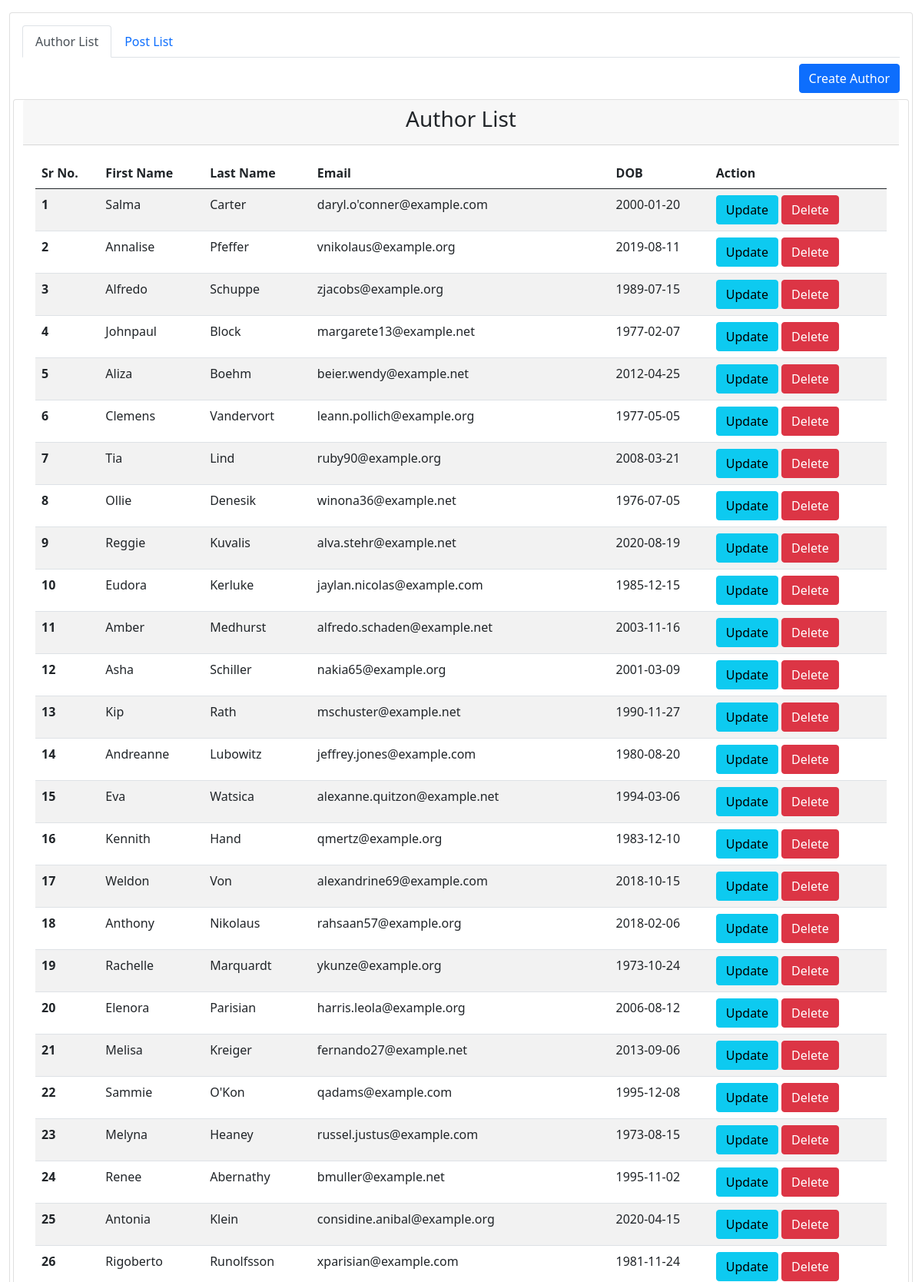
The page / (upper part) on the database its author committed.
### tables this page shows
CREATE TABLE `authors` (
  `id` int(11) NOT NULL,
  `first_name` varchar(50) NOT NULL,
  `last_name` varchar(50) NOT NULL,
  `email` varchar(100) NOT NULL,
  `birthdate` date NOT NULL,
  `added` timestamp NOT NULL DEFAULT current_timestamp()
);

### backend/fetchAllAuthors.php (called while the page is built)
<?php require './database/connection.php';
$statement = $conn->query('SELECT * FROM authors ORDER BY id desc');
$getAllAuthors = $statement->fetchAll(PDO::FETCH_ASSOC);

### index.php (the view, shortened to what this page needs)
<?php
require("backend/fetchAllAuthors.php");
?>
<!doctype html>
<html lang="en">
  <head>
    <link href="https://cdn.jsdelivr.net/npm/bootstrap@5.0.2/dist/css/bootstrap.min.css" rel="stylesheet">
	<link href="https://cdn.datatables.net/2.0.7/css/dataTables.dataTables.css" rel="stylesheet" />
  </head>
  <body>
    <div class="container-fluid mt-3">
		<div class="card">
			<div class="card-body">
				<ul class="nav nav-tabs" role="tablist">
				  <li class="nav-item" role="presentation">
					<a class="nav-link active" id="simple-tab-0" data-bs-toggle="tab" href="#simple-tabpanel-0" role="tab" aria-controls="simple-tabpanel-0" aria-selected="true">Author List</a>
				  </li>
				  <li class="nav-item" role="presentation">
					<a class="nav-link" id="simple-tab-1" data-bs-toggle="tab" href="#simple-tabpanel-1" role="tab" aria-controls="simple-tabpanel-1" aria-selected="false">Post List</a>
				  </li>
				</ul>
				<div class="tab-content pt-2" id="tab-content">
				  <div class="tab-pane active" id="simple-tabpanel-0" role="tabpanel" aria-labelledby="simple-tab-0">
					<div class="row">
						<div style="text-align: end;margin-bottom: 8px;">
							<button type="button" class="btn btn-primary text-right" onclick="resetAuthorForm()">
								Create Author
							</button>
						</div>
						<div class="card">
							<div class="card-header">
								<h3 class="text-center">Author List</h3>
							</div>
							<div class="card-body">
								<table id="example" class="table table-striped table-hover">
								  <thead>
									<tr>
									  <th scope="col">Sr No.</th>
									  <th scope="col">First Name</th>
									  <th scope="col">Last Name</th>
									  <th scope="col">Email</th>
									  <th scope="col">DOB</th>
									  <th scope="col">Action</th>
									</tr>
								  </thead>
								  <tbody>
								  <?php foreach($getAllAuthors as $key => $author) : ?>
									<tr>
									  <th scope="row"><?= $key+1 ?></th>
									  <td><?= $author['first_name']; ?></td>
									  <td><?= $author['last_name']; ?></td>
									  <td><?= $author['email'];  ?></td>
									  <td><?= $author['birthdate']; ?></td>
									  <td>
										<button type="button" class="btn btn-info text-right updateAuthor" data-id="<?= $author['id'];?>">
											Update
										</button>
										<button type="button" class="btn btn-danger text-right deleteAuthorForm" data-id="<?= $author['id'];?>">
											Delete
										</button>
									  </td>
									</tr>
								   <?php endforeach; ?>
								  </tbody>
								</table>
							</div>
						</div>
					</div>
				  </div>
				</div>
			</div>
		</div>
	</div>
  </body>
</html>

### rows shown on the page
authors: first_name "Salma", last_name "Carter", email "daryl.o'conner@example.com", birthdate "2000-01-20"
authors: first_name "Annalise", last_name "Pfeffer", email "vnikolaus@example.org", birthdate "2019-08-11"
authors: first_name "Alfredo", last_name "Schuppe", email "zjacobs@example.org", birthdate "1989-07-15"
authors: first_name "Johnpaul", last_name "Block", email "margarete13@example.net", birthdate "1977-02-07"
authors: first_name "Aliza", last_name "Boehm", email "beier.wendy@example.net", birthdate "2012-04-25"
authors: first_name "Clemens", last_name "Vandervort", email "leann.pollich@example.org", birthdate "1977-05-05"
authors: first_name "Tia", last_name "Lind", email "ruby90@example.org", birthdate "2008-03-21"
authors: first_name "Ollie", last_name "Denesik", email "winona36@example.net", birthdate "1976-07-05"
authors: first_name "Reggie", last_name "Kuvalis", email "alva.stehr@example.net", birthdate "2020-08-19"
authors: first_name "Eudora", last_name "Kerluke", email "jaylan.nicolas@example.com", birthdate "1985-12-15"
authors: first_name "Amber", last_name "Medhurst", email "alfredo.schaden@example.net", birthdate "2003-11-16"
authors: first_name "Asha", last_name "Schiller", email "nakia65@example.org", birthdate "2001-03-09"
authors: first_name "Kip", last_name "Rath", email "mschuster@example.net", birthdate "1990-11-27"
authors: first_name "Andreanne", last_name "Lubowitz", email "jeffrey.jones@example.com", birthdate "1980-08-20"
authors: first_name "Eva", last_name "Watsica", email "alexanne.quitzon@example.net", birthdate "1994-03-06"
authors: first_name "Kennith", last_name "Hand", email "qmertz@example.org", birthdate "1983-12-10"
authors: first_name "Weldon", last_name "Von", email "alexandrine69@example.com", birthdate "2018-10-15"
authors: first_name "Anthony", last_name "Nikolaus", email "rahsaan57@example.org", birthdate "2018-02-06"
authors: first_name "Rachelle", last_name "Marquardt", email "ykunze@example.org", birthdate "1973-10-24"
authors: first_name "Elenora", last_name "Parisian", email "harris.leola@example.org", birthdate "2006-08-12"
authors: first_name "Melisa", last_name "Kreiger", email "fernando27@example.net", birthdate "2013-09-06"
authors: first_name "Sammie", last_name "O'Kon", email "qadams@example.com", birthdate "1995-12-08"
authors: first_name "Melyna", last_name "Heaney", email "russel.justus@example.com", birthdate "1973-08-15"
authors: first_name "Renee", last_name "Abernathy", email "bmuller@example.net", birthdate "1995-11-02"
authors: first_name "Antonia", last_name "Klein", email "considine.anibal@example.org", birthdate "2020-04-15"
authors: first_name "Rigoberto", last_name "Runolfsson", email "xparisian@example.com", birthdate "1981-11-24"
